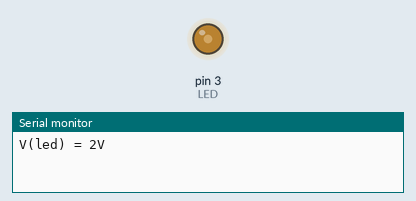
Recording of a sketch running on a simulated Arduino Uno, built with avr-gcc and run on an emulated ATmega328P. Shown: output pins drawn as LEDs (lit = HIGH), the last lines printed to the serial monitor.

Above: at 0.05 s.
At 4.0 s:
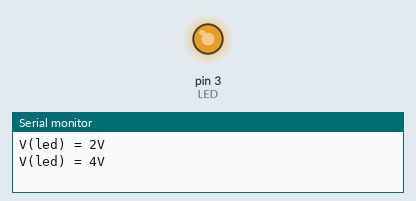
Timing chart, 0 to 5.2 s (numbered marks = the images above):
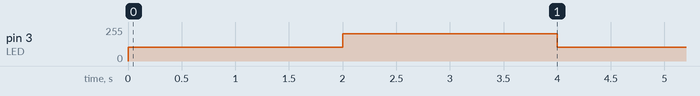

The sketch:

exercicio1.ino
```cpp
int LED = 3;

void setup() {

  Serial.begin(9600);
  pinMode(LED, 3);
  analogWrite(LED, 0);

}

void loop() {

  Serial.println("V(led) = 2V");
  analogWrite(LED, 102);
  delay(2000);
  Serial.println("V(led) = 4V");
  analogWrite(LED, 204);
  delay(2000);

}
```

Measured:
- by itself, pin 3 (LED): alternates 204/255 for 2.0 s and 102/255 for 2.0 s
